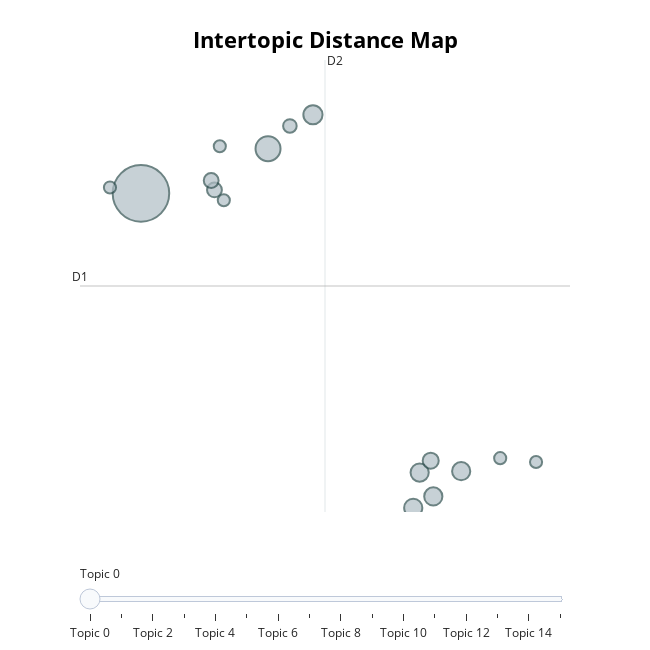

Source (notebook cell):
### Markdown cell above
The figure above shows the BERTopic topic probability distribution for the first speech in the dataset.
Each bar represents a topic, and the length of the bar indicates how much the topic contributes to the content of the speech (i.e., its probability weight).

From the plot, Topic 0 (“people_world_new_america…”) dominates the speech, accounting for nearly 30% of all topic proportions.
Other topics, although present, contribute much smaller portions, suggesting that the first speech heavily emphasizes themes about people, the world, and America, while topics related to government, congress, state affairs, etc. appear only marginally.

This helps identify which themes are most central in the speech rather than simply listing which words appear.

### Code cell
# run this cell to visualize the topics
topics_fig = topic_model.visualize_topics()
topics_fig.write_html("outputs/p3_intertopic_distance_map.html")
topics_fig

### Figure 1 — Plotly figure (JSON) as saved in the notebook; plotly's stock layout.template omitted (floating-point values rounded to 4 significant figures)
{"data": [{"customdata": [[0, "people | world | new | america | american", 87], [1, "states | government | united | united states | congress", 17], [2, "government | great | work | congress | public", 10], [3, "government | states | united states | united | congress", 9], [4, "states | united states | united | government | congress", 9], [5, "states | united states | united | war | british", 9], [6, "states | government | congress | united | united states", 9], [7, "states | government | united | united states | congress", 7], [8, "government | states | public | general | country", 6], [9, "states | government | country | united | united states", 6], [10, "states | government | united states | united | congress", 5], [11, "government | shall | congress | people | military", 4], [12, "government | war | shall | congress | present", 4], [13, "national | country | reduction | government | federal", 4], [14, "states | congress | year | country | government", 4], [15, "united states | states | united | treaty | government", 4]], "hovertemplate": "<b>Topic %{customdata[0]}</b><br>%{customdata[1]}<br>Size: %{customdata[2]}", "legendgroup": "", "marker": {"color": "#B0BEC5", "line": {"color": "DarkSlateGrey", "width": 2}, "size": [87, 17, 10, 9, 9, 9, 9, 7, 6, 6, 5, 4, 4, 4, 4, 4], "sizemode": "area", "sizeref": 0.05437, "symbol": "circle"}, "mode": "markers", "name": "", "orientation": "v", "showlegend": false, "type": "scatter", "x": [-1.762, -0.4356, 0.03324, 1.147, 1.08, 1.58, 1.289, 1.262, -0.9946, -1.029, -0.2074, -2.085, 1.987, 2.362, -0.897, -0.9388], "xaxis": "x", "y": [11.78, 13.61, 15.01, 0.2956, -1.155, 0.3503, -0.6893, 0.7816, 11.92, 12.31, 14.55, 12.02, 0.8867, 0.7284, 11.5, 13.72], "yaxis": "y"}], "layout": {"annotations": [{"showarrow": false, "text": "D1", "x": -2.398, "y": 7.968, "yshift": 10}, {"showarrow": false, "text": "D2", "x": 0.159, "xshift": 10, "y": 17.26}], "height": 650, "hoverlabel": {"bgcolor": "white", "font": {"family": "Rockwell", "size": 16}}, "legend": {"itemsizing": "constant", "tracegroupgap": 0}, "margin": {"t": 60}, "shapes": [{"line": {"color": "#CFD8DC", "width": 2}, "type": "line", "x0": 0.159, "x1": 0.159, "y0": -1.328, "y1": 17.26}, {"line": {"color": "#9E9E9E", "width": 2}, "type": "line", "x0": -2.398, "x1": 2.716, "y0": 7.968, "y1": 7.968}], "sliders": [{"active": 0, "pad": {"t": 50}, "steps": [{"args": [{"marker.color": [["red", "#B0BEC5", "#B0BEC5", "#B0BEC5", "#B0BEC5", "#B0BEC5", "#B0BEC5", "#B0BEC5", "#B0BEC5", "#B0BEC5", "#B0BEC5", "#B0BEC5", "#B0BEC5", "#B0BEC5", "#B0BEC5", "#B0BEC5"]]}], "label": "Topic 0", "method": "update"}, {"args": [{"marker.color": [["#B0BEC5", "red", "#B0BEC5", "#B0BEC5", "#B0BEC5", "#B0BEC5", "#B0BEC5", "#B0BEC5", "#B0BEC5", "#B0BEC5", "#B0BEC5", "#B0BEC5", "#B0BEC5", "#B0BEC5", "#B0BEC5", "#B0BEC5"]]}], "label": "Topic 1", "method": "update"}, {"args": [{"marker.color": [["#B0BEC5", "#B0BEC5", "red", "#B0BEC5", "#B0BEC5", "#B0BEC5", "#B0BEC5", "#B0BEC5", "#B0BEC5", "#B0BEC5", "#B0BEC5", "#B0BEC5", "#B0BEC5", "#B0BEC5", "#B0BEC5", "#B0BEC5"]]}], "label": "Topic 2", "method": "update"}, {"args": [{"marker.color": [["#B0BEC5", "#B0BEC5", "#B0BEC5", "red", "#B0BEC5", "#B0BEC5", "#B0BEC5", "#B0BEC5", "#B0BEC5", "#B0BEC5", "#B0BEC5", "#B0BEC5", "#B0BEC5", "#B0BEC5", "#B0BEC5", "#B0BEC5"]]}], "label": "Topic 3", "method": "update"}, {"args": [{"marker.color": [["#B0BEC5", "#B0BEC5", "#B0BEC5", "#B0BEC5", "red", "#B0BEC5", "#B0BEC5", "#B0BEC5", "#B0BEC5", "#B0BEC5", "#B0BEC5", "#B0BEC5", "#B0BEC5", "#B0BEC5", "#B0BEC5", "#B0BEC5"]]}], "label": "Topic 4", "method": "update"}, {"args": [{"marker.color": [["#B0BEC5", "#B0BEC5", "#B0BEC5", "#B0BEC5", "#B0BEC5", "red", "#B0BEC5", "#B0BEC5", "#B0BEC5", "#B0BEC5", "#B0BEC5", "#B0BEC5", "#B0BEC5", "#B0BEC5", "#B0BEC5", "#B0BEC5"]]}], "label": "Topic 5", "method": "update"}, {"args": [{"marker.color": [["#B0BEC5", "#B0BEC5", "#B0BEC5", "#B0BEC5", "#B0BEC5", "#B0BEC5", "red", "#B0BEC5", "#B0BEC5", "#B0BEC5", "#B0BEC5", "#B0BEC5", "#B0BEC5", "#B0BEC5", "#B0BEC5", "#B0BEC5"]]}], "label": "Topic 6", "method": "update"}, {"args": [{"marker.color": [["#B0BEC5", "#B0BEC5", "#B0BEC5", "#B0BEC5", "#B0BEC5", "#B0BEC5", "#B0BEC5", "red", "#B0BEC5", "#B0BEC5", "#B0BEC5", "#B0BEC5", "#B0BEC5", "#B0BEC5", "#B0BEC5", "#B0BEC5"]]}], "label": "Topic 7", "method": "update"}, {"args": [{"marker.color": [["#B0BEC5", "#B0BEC5", "#B0BEC5", "#B0BEC5", "#B0BEC5", "#B0BEC5", "#B0BEC5", "#B0BEC5", "red", "#B0BEC5", "#B0BEC5", "#B0BEC5", "#B0BEC5", "#B0BEC5", "#B0BEC5", "#B0BEC5"]]}], "label": "Topic 8", "method": "update"}, {"args": [{"marker.color": [["#B0BEC5", "#B0BEC5", "#B0BEC5", "#B0BEC5", "#B0BEC5", "#B0BEC5", "#B0BEC5", "#B0BEC5", "#B0BEC5", "red", "#B0BEC5", "#B0BEC5", "#B0BEC5", "#B0BEC5", "#B0BEC5", "#B0BEC5"]]}], "label": "Topic 9", "method": "update"}, {"args": [{"marker.color": [["#B0BEC5", "#B0BEC5", "#B0BEC5", "#B0BEC5", "#B0BEC5", "#B0BEC5", "#B0BEC5", "#B0BEC5", "#B0BEC5", "#B0BEC5", "red", "#B0BEC5", "#B0BEC5", "#B0BEC5", "#B0BEC5", "#B0BEC5"]]}], "label": "Topic 10", "method": "update"}, {"args": [{"marker.color": [["#B0BEC5", "#B0BEC5", "#B0BEC5", "#B0BEC5", "#B0BEC5", "#B0BEC5", "#B0BEC5", "#B0BEC5", "#B0BEC5", "#B0BEC5", "#B0BEC5", "red", "#B0BEC5", "#B0BEC5", "#B0BEC5", "#B0BEC5"]]}], "label": "Topic 11", "method": "update"}, {"args": [{"marker.color": [["#B0BEC5", "#B0BEC5", "#B0BEC5", "#B0BEC5", "#B0BEC5", "#B0BEC5", "#B0BEC5", "#B0BEC5", "#B0BEC5", "#B0BEC5", "#B0BEC5", "#B0BEC5", "red", "#B0BEC5", "#B0BEC5", "#B0BEC5"]]}], "label": "Topic 12", "method": "update"}, {"args": [{"marker.color": [["#B0BEC5", "#B0BEC5", "#B0BEC5", "#B0BEC5", "#B0BEC5", "#B0BEC5", "#B0BEC5", "#B0BEC5", "#B0BEC5", "#B0BEC5", "#B0BEC5", "#B0BEC5", "#B0BEC5", "red", "#B0BEC5", "#B0BEC5"]]}], "label": "Topic 13", "method": "update"}, {"args": [{"marker.color": [["#B0BEC5", "#B0BEC5", "#B0BEC5", "#B0BEC5", "#B0BEC5", "#B0BEC5", "#B0BEC5", "#B0BEC5", "#B0BEC5", "#B0BEC5", "#B0BEC5", "#B0BEC5", "#B0BEC5", "#B0BEC5", "red", "#B0BEC5"]]}], "label": "Topic 14", "method": "update"}, {"args": [{"marker.color": [["#B0BEC5", "#B0BEC5", "#B0BEC5", "#B0BEC5", "#B0BEC5", "#B0BEC5", "#B0BEC5", "#B0BEC5", "#B0BEC5", "#B0BEC5", "#B0BEC5", "#B0BEC5", "#B0BEC5", "#B0BEC5", "#B0BEC5", "red"]]}], "label": "Topic 15", "method": "update"}]}], "title": {"font": {"color": "Black", "size": 22}, "text": "<b>Intertopic Distance Map</b>", "x": 0.5, "xanchor": "center", "y": 0.95, "yanchor": "top"}, "width": 650, "xaxis": {"anchor": "y", "domain": [0, 1], "range": [-2.398, 2.716], "title": {"text": ""}, "visible": false}, "yaxis": {"anchor": "x", "domain": [0, 1], "range": [-1.328, 17.26], "title": {"text": ""}, "visible": false}}}
